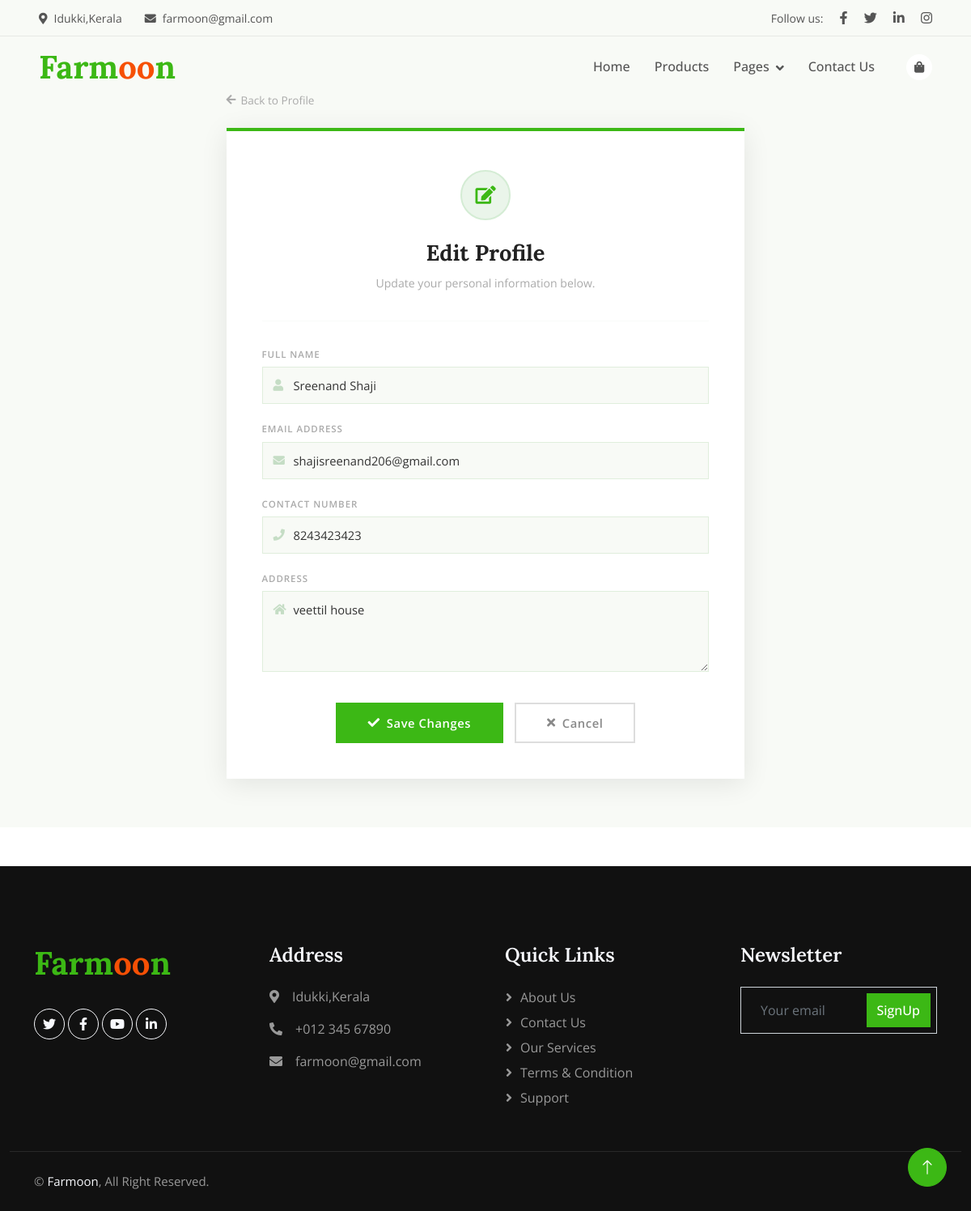
The app's page /User/EditProfile/ (signed in) with its own data.
### Guest/models.py (models this page shows)
class tbl_userregistration(models.Model):
    userregistration_name= models.CharField(max_length=100)
    userregistration_email= models.CharField(max_length=100)
    userregistration_contact= models.CharField(max_length=100)
    userregistration_address= models.CharField(max_length=100)
    userregistration_gender= models.CharField(max_length=100)
    userregistration_dateofbirth= models.DateField(max_length=100)
    userregistration_place= models.ForeignKey(tbl_place,on_delete=models.CASCADE,null=True,blank=True)
    userregistration_photo = models.FileField(upload_to = 'Assets/User/Photos/')
    userregistration_password= models.CharField(max_length=100)
    user_status = models.IntegerField(default = 0)

### User/views.py (the view)
# urls.py: path('EditProfile/',views.editprofile,name= "EditProfile"),
def editprofile(request):
    data=tbl_userregistration.objects.get(id=request.session["uid"])
    if request.method =='POST':
        name = request.POST.get("txt_name")
        email = request.POST.get("txt_email")
        contact = request.POST.get("txt_contact")
        address = request.POST.get("txt_Address")
        data.userregistration_name = name
        data.userregistration_email = email
        data.userregistration_contact = contact
        data.userregistration_address = address
        data.save()
        return render(request,'User/MyProfile.html',{'Msg':"Profile Updated"})
    else:
        return render(request,'User/EditProfile.html',{'data':data})

### User/Templates/User/EditProfile.html (shortened to what this page needs)
{% load static %}
<!DOCTYPE html>
<html lang="en">
<head>
    <link href="https://cdnjs.cloudflare.com/ajax/libs/font-awesome/5.10.0/css/all.min.css" rel="stylesheet">
    <link href="https://cdn.jsdelivr.net/npm/bootstrap-icons@1.4.1/font/bootstrap-icons.css" rel="stylesheet">
    <link href="{% static 'Main/lib/animate/animate.min.css' %}" rel="stylesheet">
    <link href="{% static 'Main/css/bootstrap.min.css' %}" rel="stylesheet">
    <link href="{% static 'Main/css/style.css' %}" rel="stylesheet">
</head>
<body>
        <div class="container-fluid fixed-top px-0 wow fadeIn" data-wow-delay="0.1s">
        <div class="top-bar row gx-0 align-items-center d-none d-lg-flex">
            <div class="col-lg-6 px-5 text-start">
                <small><i class="fa fa-map-marker-alt me-2"></i>Idukki,Kerala</small>
                <small class="ms-4"><i class="fa fa-envelope me-2"></i>farmoon@gmail.com</small>
            </div>
            <div class="col-lg-6 px-5 text-end">
                <small>Follow us:</small>
                <a class="text-body ms-3" href=""><i class="fab fa-facebook-f"></i></a>
                <a class="text-body ms-3" href=""><i class="fab fa-twitter"></i></a>
                <a class="text-body ms-3" href=""><i class="fab fa-linkedin-in"></i></a>
                <a class="text-body ms-3" href=""><i class="fab fa-instagram"></i></a>
            </div>
        </div>
        <nav class="navbar navbar-expand-lg navbar-light py-lg-0 px-lg-5 wow fadeIn" data-wow-delay="0.1s">
            <a href="{% url 'Guest:index' %}" class="navbar-brand ms-4 ms-lg-0">
                <h1 class="fw-bold text-primary m-0">Farm<span class="text-secondary">oo</span>n</h1>
            </a>
            <div class="collapse navbar-collapse" id="navbarCollapse">
                <div class="navbar-nav ms-auto p-4 p-lg-0">
                    <a href="{% url 'Guest:index' %}" class="nav-item nav-link">Home</a>
                    <a href="{% url 'Guest:Product' %}" class="nav-item nav-link">Products</a>
                    <div class="nav-item dropdown">
                        <a href="#" class="nav-link dropdown-toggle" data-bs-toggle="dropdown">Pages</a>
                    </div>
                    <a href="{% url 'Guest:ContactUs' %}" class="nav-item nav-link">Contact Us</a>
                </div>
                <div class="d-none d-lg-flex ms-2">
                    <a class="btn-sm-square bg-white rounded-circle ms-3" href="{% url 'Guest:Product' %}">
                        <small class="fa fa-shopping-bag text-body"></small>
                    </a>
                </div>
            </div>
        </nav>
    </div>
    <div class="page-wrapper">
        <div class="container">
            <div class="row justify-content-center wow fadeInUp" data-wow-delay="0.1s">
                <div class="col-lg-7 col-md-9">
                    <a href="{% url 'User:MyProfile' %}" class="back-link">
                        <i class="fa fa-arrow-left"></i> Back to Profile
                    </a>
                    <div class="form-card">
                        <div class="card-icon-wrap">
                            <i class="fa fa-edit"></i>
                        </div>
                        <div class="card-title">Edit Profile</div>
                        <div class="card-sub">Update your personal information below.</div>
                        <hr class="section-divider">
                        <form method="post">
                            <div class="field-group">
                                <label class="field-label">Full Name</label>
                                <div class="input-wrap">
                                    <input
                                        class="field-input"
                                        type="text"
                                        name="txt_name"
                                        placeholder="Enter your name"
                                        value="{{ data.userregistration_name }}"
                                        required
                                        pattern="^[A-Z]+[a-zA-Z ]*$"
                                        title="Name allows only alphabets and spaces; first letter must be capital"
                                    >
                                </div>
                            </div>
                            <div class="field-group">
                                <label class="field-label">Email Address</label>
                                <div class="input-wrap">
                                    <input
                                        class="field-input"
                                        type="email"
                                        name="txt_email"
                                        placeholder="Enter your email"
                                        value="{{ data.userregistration_email }}"
                                        required
                                    >
                                </div>
                            </div>
                            <div class="field-group">
                                <label class="field-label">Contact Number</label>
                                <div class="input-wrap">
                                    <input
                                        class="field-input"
                                        type="text"
                                        name="txt_contact"
                                        placeholder="Enter your contact number"
                                        value="{{ data.userregistration_contact }}"
                                        required
                                        pattern="[7-9]{1}[0-9]{9}"
                                        title="Phone number must start with 7-9 and be 10 digits"
                                    >
                                </div>
                            </div>
                            <div class="field-group">
                                <label class="field-label">Address</label>
                                <div class="input-wrap textarea-wrap">
                                    <textarea
                                        class="field-input"
                                        name="txt_Address"
                                        placeholder="Enter your address"
                                        required
                                    >{{ data.userregistration_address }}</textarea>
                                </div>
                            </div>
                            <div class="action-row">
                                <button type="submit" name="btn_submit" class="btn-submit">
                                    <i class="fa fa-check"></i> Save Changes
                                </button>
                                <a href="{% url 'User:MyProfile' %}" class="btn-cancel">
                                    <i class="fa fa-times"></i> Cancel
                                </a>
                            </div>
                        </form>
                    </div>
                </div>
            </div>
        </div>
    </div>
    <div class="container-fluid bg-dark footer mt-5 pt-5 wow fadeIn" data-wow-delay="0.1s">
        <div class="container py-5">
            <div class="row g-5">
                <div class="col-lg-3 col-md-6">
                    <h1 class="fw-bold text-primary mb-4">Farm<span class="text-secondary">oo</span>n</h1>
                    <div class="d-flex pt-2">
                        <a class="btn btn-square btn-outline-light rounded-circle me-1" href=""><i class="fab fa-twitter"></i></a>
                        <a class="btn btn-square btn-outline-light rounded-circle me-1" href=""><i class="fab fa-facebook-f"></i></a>
                        <a class="btn btn-square btn-outline-light rounded-circle me-1" href=""><i class="fab fa-youtube"></i></a>
                        <a class="btn btn-square btn-outline-light rounded-circle me-0" href=""><i class="fab fa-linkedin-in"></i></a>
                    </div>
                </div>
                <div class="col-lg-3 col-md-6">
                    <h4 class="text-light mb-4">Address</h4>
                    <p><i class="fa fa-map-marker-alt me-3"></i>Idukki,Kerala</p>
                    <p><i class="fa fa-phone-alt me-3"></i>+012 345 67890</p>
                    <p><i class="fa fa-envelope me-3"></i>farmoon@gmail.com</p>
                </div>
                <div class="col-lg-3 col-md-6">
                    <h4 class="text-light mb-4">Quick Links</h4>
                    <a class="btn btn-link" href="{% url 'Guest:AboutUs' %}">About Us</a>
                    <a class="btn btn-link" href="{% url 'Guest:ContactUs' %}">Contact Us</a>
                    <a class="btn btn-link" href="">Our Services</a>
                    <a class="btn btn-link" href="">Terms & Condition</a>
                    <a class="btn btn-link" href="">Support</a>
                </div>
                <div class="col-lg-3 col-md-6">
                    <h4 class="text-light mb-4">Newsletter</h4>
                    <div class="position-relative mx-auto" style="max-width: 400px;">
                        <input class="form-control bg-transparent w-100 py-3 ps-4 pe-5" type="text" placeholder="Your email">
                        <button type="button" class="btn btn-primary py-2 position-absolute top-0 end-0 mt-2 me-2">SignUp</button>
                    </div>
                </div>
            </div>
        </div>
        <div class="container-fluid copyright">
            <div class="container">
                <div class="row">
                    <div class="col-md-6 text-center text-md-start mb-3 mb-md-0">
                        &copy; <a href="#">Farmoon</a>, All Right Reserved.
                    </div>
                </div>
            </div>
        </div>
    </div>
    <a href="#" class="btn btn-lg btn-primary btn-lg-square rounded-circle back-to-top"><i class="bi bi-arrow-up"></i></a>
</body>
</html>

### Guest/static/Main/css/style.css (style rules this page uses)
:root { --primary: #3CB815; --secondary: #F65005; --light: #F7F8FC; --dark: #111111; }
.back-to-top { position: fixed; display: none; right: 30px; bottom: 30px; z-index: 99; }
.btn { font-weight: 500; transition: .5s; }
.btn.btn-primary, .btn.btn-secondary, .btn.btn-outline-primary:hover, .btn.btn-outline-secondary:hover { color: #FFFFFF; }
.btn-square { width: 38px; height: 38px; }
.btn-sm-square { width: 32px; height: 32px; }
.btn-lg-square { width: 48px; height: 48px; }
.btn-square, .btn-sm-square, .btn-lg-square { padding: 0; display: flex; align-items: center; justify-content: center; font-weight: normal; }
.fixed-top { transition: .5s; }
.top-bar { height: 45px; border-bottom: 1px solid rgba(0, 0, 0, .07); }
.navbar .dropdown-toggle::after { border: none; content: "\f107"; font-family: "Font Awesome 5 Free"; font-weight: 900; vertical-align: middle; margin-left: 8px; }
.navbar .navbar-nav .nav-link { padding: 25px 15px; color: #555555; font-weight: 500; outline: none; }
.footer { color: #999999; }
.footer .btn.btn-link { display: block; margin-bottom: 5px; padding: 0; text-align: left; color: #999999; font-weight: normal; text-transform: capitalize; transition: .3s; }
.footer .btn.btn-link::before { position: relative; content: "\f105"; font-family: "Font Awesome 5 Free"; font-weight: 900; color: #999999; margin-right: 10px; }
.footer .copyright { padding: 25px 0; font-size: 15px; border-top: 1px solid rgba(256, 256, 256, .1); }
.footer .copyright a { color: var(--light); }

### User/Templates/User/EditProfile.html (style rules this page uses)
.page-wrapper { padding: 110px 0 60px; min-height: 100vh; background: #f8faf6; }
.form-card { background: #fff; border-top: 4px solid var(--bs-primary, #5cb85c); box-shadow: 0 6px 32px rgba(0,0,0,0.09); border-radius: 0; padding: 48px 44px 44px; }
.card-icon-wrap { width: 62px; height: 62px; background: #eaf5ea; border: 2px solid #d4ecd4; border-radius: 50%; display: flex; align-items: center; justify-content: center; margin: 0 auto 20px; }
.card-icon-wrap i { font-size: 1.4rem; color: var(--bs-primary, #5cb85c); }
.card-title { font-family: 'Lora', serif; font-size: 1.7rem; font-weight: 700; color: #222; text-align: center; margin-bottom: 6px; }
.card-sub { font-family: 'Open Sans', sans-serif; font-size: 0.88rem; color: #aaa; text-align: center; margin-bottom: 36px; }
.section-divider { border: none; border-top: 1.5px solid #eaf0ea; margin: 0 0 32px; }
.field-group { margin-bottom: 22px; }
.field-label { font-family: 'Open Sans', sans-serif; font-size: 0.72rem; font-weight: 600; text-transform: uppercase; letter-spacing: 0.08em; color: #aaa; margin-bottom: 7px; display: block; }
.input-wrap { position: relative; }
.field-input { font-family: 'Open Sans', sans-serif; font-size: 0.92rem; color: #333; background: #f8faf6; border: 1.5px solid #e0eedc; border-radius: 0; padding: 11px 14px 11px 38px; width: 100%; transition: border-color 0.22s, box-shadow 0.22s; outline: none; }
.field-input::placeholder { color: #ccc; }
textarea.field-input { resize: vertical; min-height: 100px; }
.btn-submit { font-family: 'Open Sans', sans-serif; font-size: 0.92rem; font-weight: 600; letter-spacing: 0.04em; background: var(--bs-primary, #5cb85c); color: #fff; border: 2px solid var(--bs-primary, #5cb85c); border-radius: 0; padding: 12px 38px; cursor: pointer; transition: all 0.25s ease; display: inline-flex; align-items: center; gap: 8px; }
.btn-cancel { font-family: 'Open Sans', sans-serif; font-size: 0.92rem; font-weight: 600; letter-spacing: 0.04em; background: transparent; color: #888; border: 2px solid #ddd; border-radius: 0; padding: 12px 38px; text-decoration: none; display: inline-flex; align-items: center; gap: 8px; transition: all 0.25s ease; }
.action-row { display: flex; gap: 14px; justify-content: center; flex-wrap: wrap; padding-top: 10px; }
.back-link { font-family: 'Open Sans', sans-serif; font-size: 0.85rem; color: #aaa; text-decoration: none; display: inline-flex; align-items: center; gap: 6px; margin-bottom: 24px; transition: color 0.2s; }

### records on screen
tbl_userregistration: txt_name "Sreenand Shaji", txt_email "shajisreenand206@gmail.com", txt_contact "8243423423", txt_Address "veettil house"
